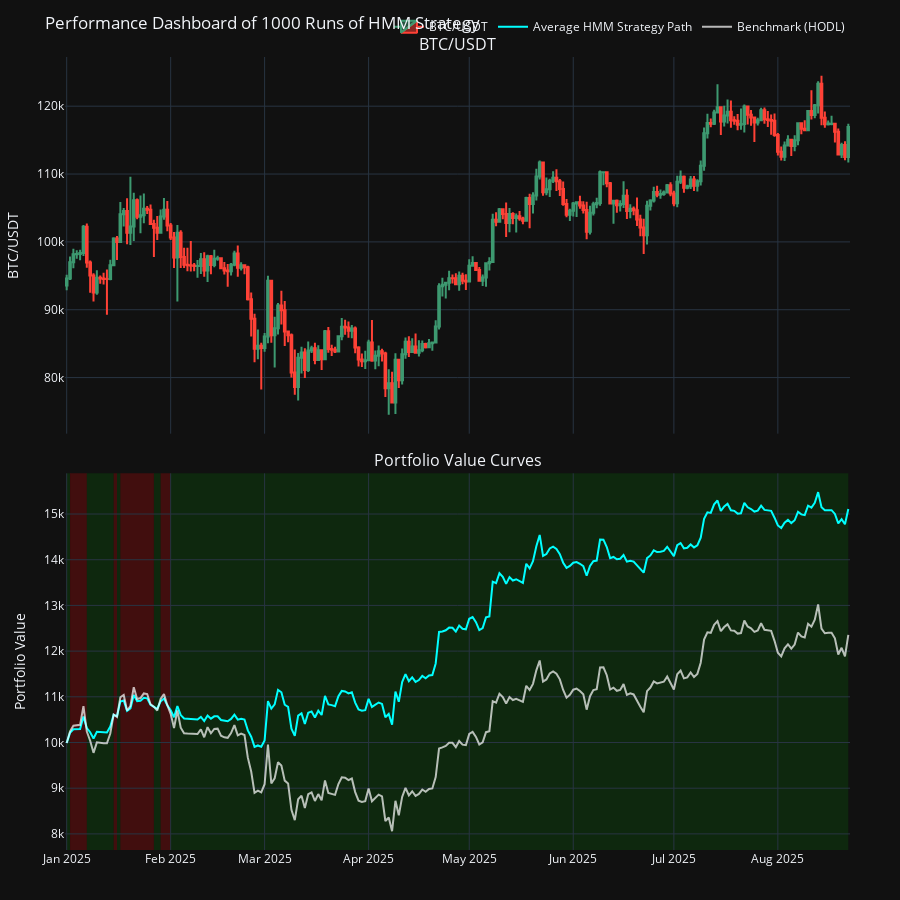

The notebook cell this image was saved under:
### Markdown cell above
By contrast, the HMM strategy nearly doubled the benchmark’s Sharpe ratio, achieving an average of 2.02 (SD 0.44), alongside a mean return of 51.23% (SD 12.75%) and a materially lower maximum drawdown of -15.04% (SD 3.76%). In other words, the strategy generated superior performance not only in absolute terms but also on a risk-adjusted basis, while simultaneously cutting downside risk nearly in half.

### Code cell
plotter.plot_mc_results(avg_df, runs)

### Figure 1 — Plotly figure (JSON) as saved in the notebook; plotly's stock layout.template omitted (floating-point values rounded to 4 significant figures; data arrays with more than 128 entries replaced by an {"elided": "..."} marker saying what was removed)
{"data": [{"close": {"elided": "234 float values"}, "high": {"elided": "234 float values"}, "low": {"elided": "234 float values"}, "name": "BTC/USDT", "open": {"elided": "234 float values"}, "type": "candlestick", "x": {"elided": "234 str values"}, "xaxis": "x", "yaxis": "y"}, {"line": {"color": "cyan"}, "name": "Average HMM Strategy Path", "type": "scatter", "x": {"elided": "234 str values"}, "xaxis": "x2", "y": {"elided": "234 float values"}, "yaxis": "y2"}, {"line": {"color": "white"}, "name": "Benchmark (HODL)", "opacity": 0.7, "type": "scatter", "x": {"elided": "234 str values"}, "xaxis": "x2", "y": {"elided": "234 float values"}, "yaxis": "y2"}], "layout": {"annotations": [{"font": {"size": 16}, "showarrow": false, "text": "BTC/USDT", "x": 0.5, "xanchor": "center", "xref": "paper", "y": 1, "yanchor": "bottom", "yref": "paper"}, {"font": {"size": 16}, "showarrow": false, "text": "Portfolio Value Curves", "x": 0.5, "xanchor": "center", "xref": "paper", "y": 0.475, "yanchor": "bottom", "yref": "paper"}], "barmode": "overlay", "height": 900, "legend": {"orientation": "h", "x": 1, "xanchor": "right", "y": 1.02, "yanchor": "bottom"}, "margin": {"b": 50, "l": 50, "r": 50, "t": 50}, "shapes": [{"fillcolor": "green", "layer": "below", "line": {"width": 0}, "opacity": 0.2, "type": "rect", "x0": "2025-01-01T00:00:00", "x1": "2025-01-01T00:00:00", "xref": "x2", "y0": 0, "y1": 1, "yref": "y2 domain"}, {"fillcolor": "green", "layer": "below", "line": {"width": 0}, "opacity": 0.2, "type": "rect", "x0": "2025-01-01T00:00:00", "x1": "2025-01-02T00:00:00", "xref": "x2", "y0": 0, "y1": 1, "yref": "y2 domain"}, {"fillcolor": "red", "layer": "below", "line": {"width": 0}, "opacity": 0.2, "type": "rect", "x0": "2025-01-02T00:00:00", "x1": "2025-01-07T00:00:00", "xref": "x2", "y0": 0, "y1": 1, "yref": "y2 domain"}, {"fillcolor": "green", "layer": "below", "line": {"width": 0}, "opacity": 0.2, "type": "rect", "x0": "2025-01-07T00:00:00", "x1": "2025-01-15T00:00:00", "xref": "x2", "y0": 0, "y1": 1, "yref": "y2 domain"}, {"fillcolor": "red", "layer": "below", "line": {"width": 0}, "opacity": 0.2, "type": "rect", "x0": "2025-01-15T00:00:00", "x1": "2025-01-16T00:00:00", "xref": "x2", "y0": 0, "y1": 1, "yref": "y2 domain"}, {"fillcolor": "green", "layer": "below", "line": {"width": 0}, "opacity": 0.2, "type": "rect", "x0": "2025-01-16T00:00:00", "x1": "2025-01-17T00:00:00", "xref": "x2", "y0": 0, "y1": 1, "yref": "y2 domain"}, {"fillcolor": "red", "layer": "below", "line": {"width": 0}, "opacity": 0.2, "type": "rect", "x0": "2025-01-17T00:00:00", "x1": "2025-01-27T00:00:00", "xref": "x2", "y0": 0, "y1": 1, "yref": "y2 domain"}, {"fillcolor": "green", "layer": "below", "line": {"width": 0}, "opacity": 0.2, "type": "rect", "x0": "2025-01-27T00:00:00", "x1": "2025-01-29T00:00:00", "xref": "x2", "y0": 0, "y1": 1, "yref": "y2 domain"}, {"fillcolor": "red", "layer": "below", "line": {"width": 0}, "opacity": 0.2, "type": "rect", "x0": "2025-01-29T00:00:00", "x1": "2025-02-01T00:00:00", "xref": "x2", "y0": 0, "y1": 1, "yref": "y2 domain"}, {"fillcolor": "green", "layer": "below", "line": {"width": 0}, "opacity": 0.2, "type": "rect", "x0": "2025-02-01T00:00:00", "x1": "2025-08-22T00:00:00", "xref": "x2", "y0": 0, "y1": 1, "yref": "y2 domain"}], "title": {"text": "Performance Dashboard of 1000 Runs of HMM Strategy"}, "xaxis": {"anchor": "y", "domain": [0, 1], "matches": "x2", "rangeslider": {"visible": false}, "showticklabels": false}, "xaxis2": {"anchor": "y2", "domain": [0, 1]}, "yaxis": {"anchor": "x", "domain": [0.525, 1], "tickformat": "~s", "title": {"text": "BTC/USDT"}}, "yaxis2": {"anchor": "x2", "domain": [0, 0.475], "tickformat": "~s", "title": {"text": "Portfolio Value"}}}}
